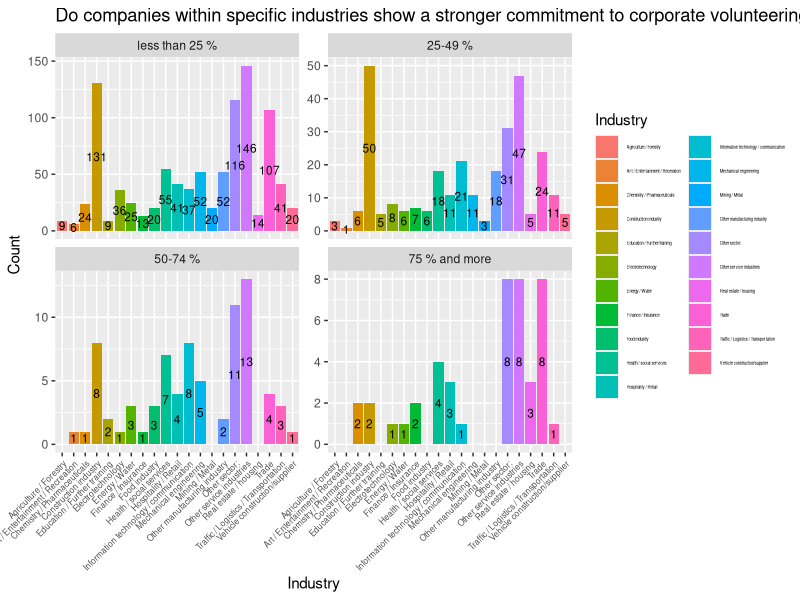
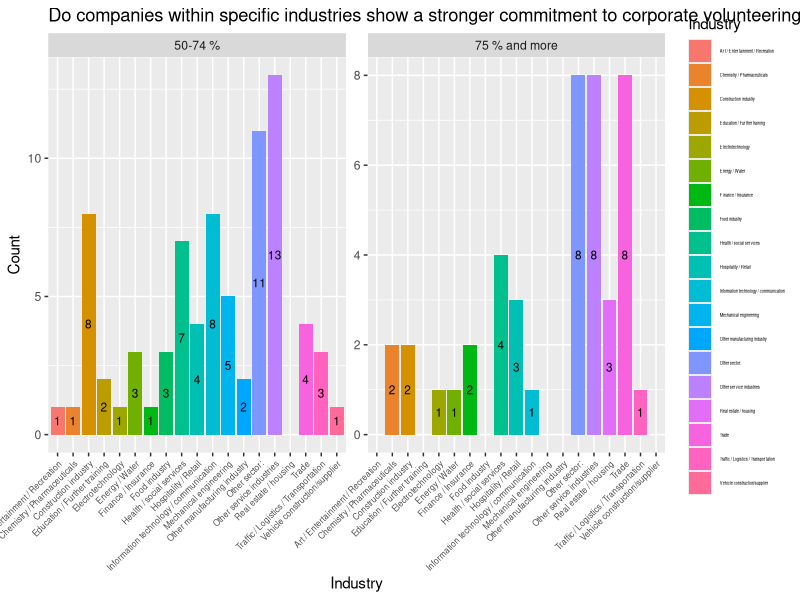
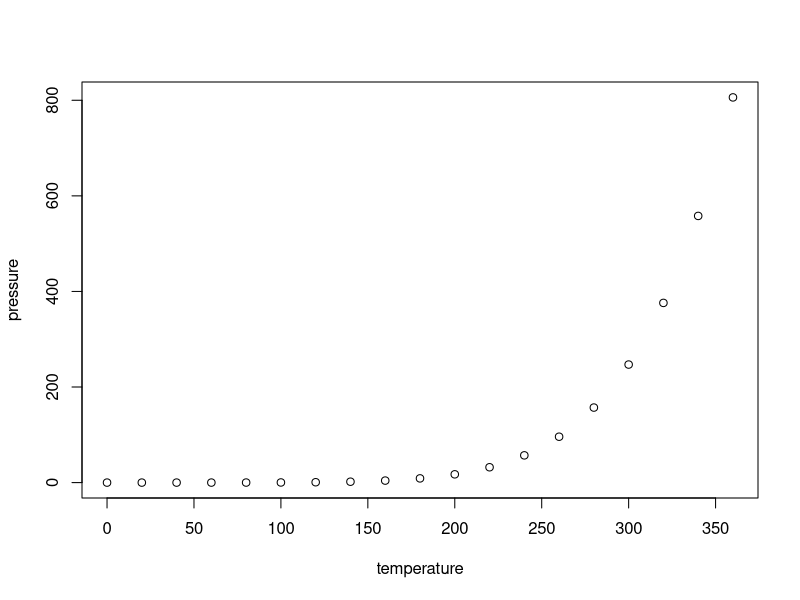

R code for these plots, in order:
## ---- chunk 1
# Load necessary libraries
library(readxl)
library(dplyr)
library(ggplot2)

# Read the Excel data file into a data frame
data <- read_excel("MUE.2022.for.LMU.xlsx")

# Select relevant columns: 'SERIAL', 'A003' (Industry), and 'E001' (Strength)
dselect <- data %>% select(SERIAL, A003, E001)

# Remove rows with missing values
dselect <- na.omit(dselect)

# Print the selected and cleaned data
print(dselect)

# Define mappings to replace numeric codes with descriptive industry names
replace <- c("1"="Construction industry", "2"="Mining / Metal", "3"="Education / Further training",
             "4"="Chemistry / Pharmaceuticals", "5"="Electrotechnology", "6"="Energy / Water",
             "7"="Vehicle construction/supplier", "8"="Finance / Insurance", "9"="Hospitality / Retail",
             "10"="Health / social services", "11"="Real estate / housing", "12"="Trade",
             "13"="Information technology / communication", "14"="Art / Entertainment / Recreation",
             "15"="Agriculture / Forestry", "16"="Mechanical engineering", "17"="Food industry",
             "18"="Traffic / Logistics / Transportation", "19"="Other service industries",
             "20"="Other manufacturing industry", "21"="Other sector:")

# Define mappings to replace numeric codes with descriptive strength categories
replace2 <- c("1"="less than 25 %","2"="25-49 %","3"="50-74 %","4"="75 % and more")

# Replace numeric codes with descriptive names in the 'A003' and 'E001' columns
dselect$A003 <- replace[as.character(dselect$A003)]
dselect$E001 <- replace2[as.character(dselect$E001)]

# Remove rows with missing values again
dselect <- na.omit(dselect)

# Rename columns for clarity
names(dselect) <- c("Company", "Industry", "Strength")

# Factorize the 'Strength' column with predefined levels
dselect$Strength <- factor(dselect$Strength, levels = c("less than 25 %", "25-49 %", "50-74 %", "75 % and more"))

# Filter data to include only companies with a commitment of "50-74 %" and 75% and more
filtered_data <- dselect %>%
  filter(Strength %in% c("50-74 %", "75 % and more"))

# Summarize data for plotting: Count of companies in each industry and strength category
plot_data <- dselect %>%
  group_by(Industry, Strength) %>%
  summarize(Count = n(), .groups = 'drop')

plot_data2 <- filtered_data %>%
  group_by(Industry, Strength) %>%
  summarize(Count = n(), .groups = 'drop')

# Create a stacked bar plot using ggplot2
ggplot(plot_data, aes(x = Industry, y = Count, fill = Industry)) +
  geom_bar(stat = "identity", position = "stack") +
  geom_text(aes(label = Count), position = position_stack(vjust = 0.5), size = 3) +
  labs(title = "Do companies within specific industries show a stronger commitment to corporate volunteering compared to others?",
       x = "Industry",
       y = "Count") +
  theme(legend.text = element_text(size = 3)) +
  theme(axis.text.x = element_text(angle = 45, hjust = 1, size = 6)) +
  facet_wrap(~Strength, scales = "free_y")


#this stacked bar only about bracket of "50-74 %", "75 % and more".
ggplot(plot_data2, aes(x = Industry, y = Count, fill = Industry)) +
  geom_bar(stat = "identity", position = "stack") +
  geom_text(aes(label = Count), position = position_stack(vjust = 0.5), size = 3) +
  labs(title = "Do companies within specific industries show a stronger commitment to corporate volunteering compared to others?",
       x = "Industry",
       y = "Count") +
  theme(legend.text = element_text(size = 3)) +
  theme(axis.text.x = element_text(angle = 45, hjust = 1, size = 6)) +
  facet_wrap(~Strength, scales = "free_y")
## ---- chunk 2
knitr::opts_chunk$set(echo = TRUE)
## ---- chunk 3
summary(cars)
## ---- chunk 4
plot(pressure)
